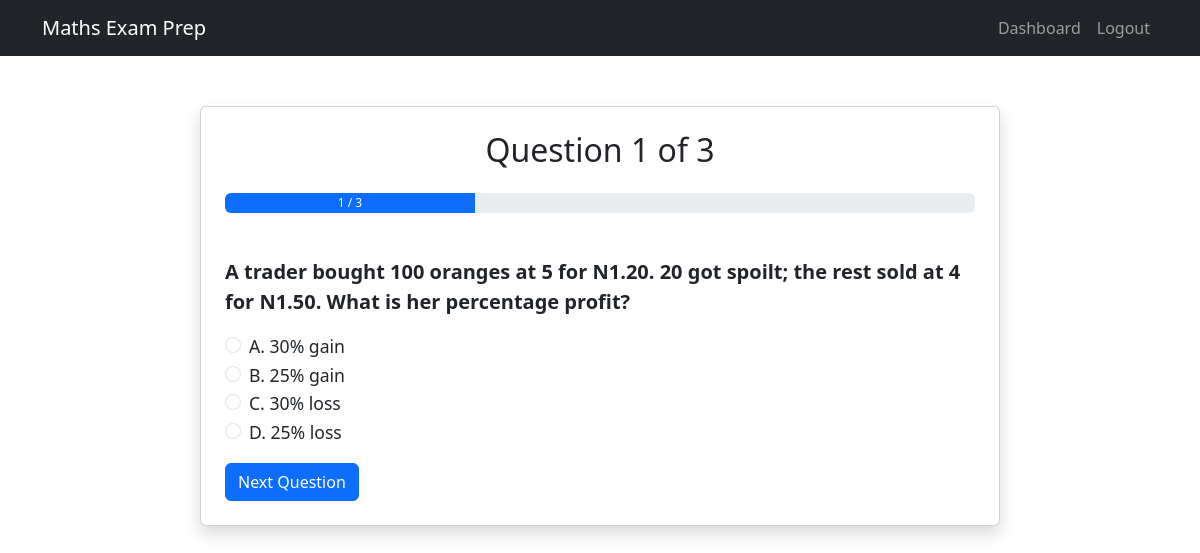
Page /quiz (signed in) on the committed database.
### app/models.py (models this page shows, shortened)
class Question(db.Model):
    id = db.Column(db.Integer, primary_key=True)
    topic = db.Column(db.String(100), nullable=False)
    difficulty = db.Column(db.Integer, nullable=False)
    question_text = db.Column(db.Text, nullable=False)
    option_a = db.Column(db.String(100), nullable=False)
    option_b = db.Column(db.String(100), nullable=False)
    option_c = db.Column(db.String(100), nullable=False)
    option_d = db.Column(db.String(100), nullable=False)
    correct_option = db.Column(db.String(10), nullable=False)  # correct_option = db.Column(db.String(10), nullable=False)  # Changed from db.String(1)
    explanation = db.Column(db.Text, nullable=True)

### app/routes.py (the view, shortened to what this page needs)
@app.route('/quiz', methods=['GET', 'POST'])
@login_required
def quiz():
    if 'quiz_questions' not in session:
        responses = UserResponse.query.filter_by(user_id=current_user.id).all()
        topic_stats = {}
        for r in responses:
            topic = r.question.topic
            if topic not in topic_stats:
                topic_stats[topic] = {'correct': 0, 'total': 0}
            topic_stats[topic]['total'] += 1
            if r.is_correct:
                topic_stats[topic]['correct'] += 1
        all_questions = Question.query.all()
        if len(all_questions) < 3:
            flash('Not enough questions available. Please add more questions.', 'warning')
            return redirect(url_for('home'))
        if topic_stats:
            weakest_topic = min(topic_stats, key=lambda t: topic_stats[t]['correct'] / max(1, topic_stats[t]['total']))
            candidates = [q for q in all_questions if q.topic == weakest_topic]
            if len(candidates) >= 3:
                selected_questions = random.sample(candidates, 3)
            else:
                remaining = [q for q in all_questions if q not in candidates]
                selected_questions = candidates + random.sample(remaining, 3 - len(candidates))
        else:
            selected_questions = random.sample(all_questions, 3)
        session['quiz_questions'] = [q.id for q in selected_questions]
        session['current_question'] = 0
        session['score'] = 0
    current_idx = session['current_question']
    question = Question.query.get(session['quiz_questions'][current_idx])
    form = QuizForm()  # Removed prefix=str(question.id)
    return render_template('quiz.html', question=question, form=form, current=current_idx + 1, total=len(session['quiz_questions']))

### app/routes.py
class QuizForm(FlaskForm):
    answer = RadioField('Answer', choices=[('A', 'A'), ('B', 'B'), ('C', 'C'), ('D', 'D')], validators=[DataRequired()])
    submit = SubmitField('Next')  # Changed to "Next" for pagination

### app/models.py (called while the page is built)
@login_manager.user_loader
def load_user(user_id):
    return User.query.get(int(user_id))

### app/templates/quiz.html (shortened to what this page needs)
<!DOCTYPE html>
<html lang="en">
<head>
    <link href="https://cdn.jsdelivr.net/npm/bootstrap@5.3.3/dist/css/bootstrap.min.css" rel="stylesheet">
</head>
<body>
    <nav class="navbar navbar-expand-lg navbar-dark bg-dark">
        <div class="container">
            <a class="navbar-brand" href="{{ url_for('home') }}">Maths Exam Prep</a>
            <div class="collapse navbar-collapse" id="navbarNav">
                <ul class="navbar-nav ms-auto">
                    <li class="nav-item">
                        <a class="nav-link" href="{{ url_for('dashboard') }}">Dashboard</a>
                    </li>
                    <li class="nav-item">
                        <a class="nav-link" href="{{ url_for('logout') }}">Logout</a>
                    </li>
                </ul>
            </div>
        </div>
    </nav>
    <div class="container">
        <div class="card quiz-card p-4 shadow">
            <h2 class="text-center mb-4">Question {{ current }} of {{ total }}</h2>
            <div class="progress">
                <div class="progress-bar" role="progressbar" style="width: {{ (current / total * 100) }}%;"
                     aria-valuenow="{{ (current / total * 100) }}" aria-valuemin="0" aria-valuemax="100">
                    {{ current }} / {{ total }}
                </div>
            </div>
            <form method="POST" class="mt-4">
                <p class="question-text">{{ question.question_text }}</p>
                <div class="form-check">
                    <input type="radio" name="answer" value="A" class="form-check-input" id="option_a" required>
                    <label class="form-check-label option-label" for="option_a">A. {{ question.option_a }}</label>
                </div>
                <div class="form-check">
                    <input type="radio" name="answer" value="B" class="form-check-input" id="option_b" required>
                    <label class="form-check-label option-label" for="option_b">B. {{ question.option_b }}</label>
                </div>
                <div class="form-check">
                    <input type="radio" name="answer" value="C" class="form-check-input" id="option_c" required>
                    <label class="form-check-label option-label" for="option_c">C. {{ question.option_c }}</label>
                </div>
                <div class="form-check">
                    <input type="radio" name="answer" value="D" class="form-check-input" id="option_d" required>
                    <label class="form-check-label option-label" for="option_d">D. {{ question.option_d }}</label>
                </div>
                <button type="submit" class="btn btn-primary mt-3">Next Question</button>
            </form>
        </div>
    </div>
</body>
</html>

### app/templates/quiz.html (style rules this page uses)
.quiz-card { max-width: 800px; margin: 50px auto; }
.question-text { font-size: 1.25rem; font-weight: bold; }
.option-label { font-size: 1.1rem; }
.progress { height: 20px; margin-bottom: 20px; }

### rows in the picture
Question: question_text "A trader bought 100 oranges at 5 for N1.20. 20 got spoilt; the rest sold at 4 for N1.50. What is her percentage profit?", option_a "30% gain", option_b "25% gain", option_c "30% loss", option_d "25% loss"

### other values in the picture
{{ current }} "1"
{{ total }} "3"
